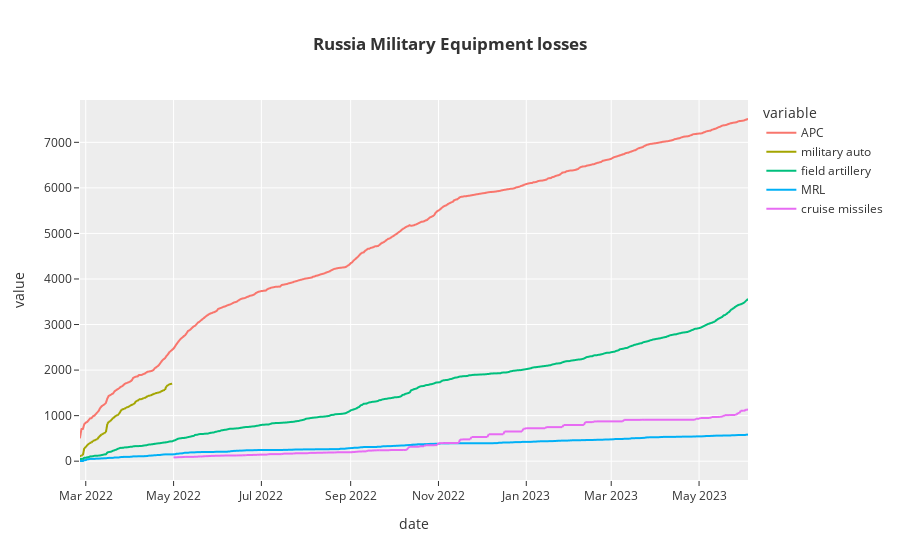
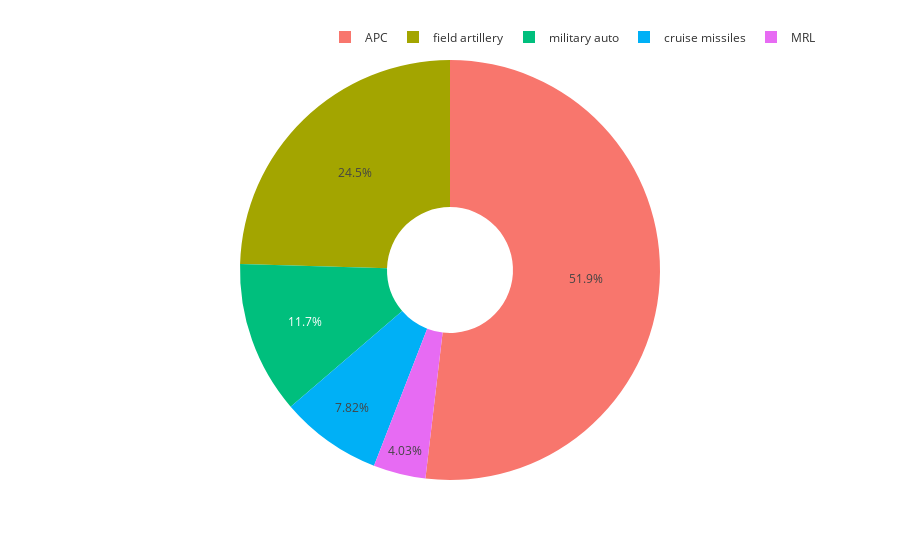

Notebook code cell kept with these figures, in order:
### Code cell
fig=px.line(df2,x='date',y=['APC','military auto','field artillery','MRL','cruise missiles'],template='ggplot2',title='<b>Russia Military Equipment losses')
fig.show()
names=['APC','MRL','military auto','cruise missiles','field artillery']
values=[df2['APC'].max(),df2['MRL'].max(),df2['military auto'].max(),df2['cruise missiles'].max(),df2['field artillery'].max()]
fig=px.pie(names=names,values=values,hole=.3,template='ggplot2')
fig.update_layout(title_x=0.5,legend=dict(orientation='h',yanchor='bottom',y=1.02,xanchor='right',x=1))

### Figure 1 — Plotly figure (JSON) as saved in the notebook; plotly's stock layout.template omitted (floating-point values rounded to 4 significant figures; data arrays with more than 128 entries replaced by an {"elided": "..."} marker saying what was removed)
{"data": [{"hovertemplate": "variable=APC<br>date=%{x}<br>value=%{y}<extra></extra>", "legendgroup": "APC", "line": {"color": "#F8766D", "dash": "solid"}, "marker": {"symbol": "circle"}, "mode": "lines", "name": "APC", "showlegend": true, "type": "scattergl", "x": {"elided": "465 str values"}, "xaxis": "x", "y": {"elided": "465 int values"}, "yaxis": "y"}, {"hovertemplate": "variable=military auto<br>date=%{x}<br>value=%{y}<extra></extra>", "legendgroup": "military auto", "line": {"color": "#A3A500", "dash": "solid"}, "marker": {"symbol": "circle"}, "mode": "lines", "name": "military auto", "showlegend": true, "type": "scattergl", "x": {"elided": "465 str values"}, "xaxis": "x", "y": {"elided": "465 int values"}, "yaxis": "y"}, {"hovertemplate": "variable=field artillery<br>date=%{x}<br>value=%{y}<extra></extra>", "legendgroup": "field artillery", "line": {"color": "#00BF7D", "dash": "solid"}, "marker": {"symbol": "circle"}, "mode": "lines", "name": "field artillery", "showlegend": true, "type": "scattergl", "x": {"elided": "465 str values"}, "xaxis": "x", "y": {"elided": "465 int values"}, "yaxis": "y"}, {"hovertemplate": "variable=MRL<br>date=%{x}<br>value=%{y}<extra></extra>", "legendgroup": "MRL", "line": {"color": "#00B0F6", "dash": "solid"}, "marker": {"symbol": "circle"}, "mode": "lines", "name": "MRL", "showlegend": true, "type": "scattergl", "x": {"elided": "465 str values"}, "xaxis": "x", "y": {"elided": "465 int values"}, "yaxis": "y"}, {"hovertemplate": "variable=cruise missiles<br>date=%{x}<br>value=%{y}<extra></extra>", "legendgroup": "cruise missiles", "line": {"color": "#E76BF3", "dash": "solid"}, "marker": {"symbol": "circle"}, "mode": "lines", "name": "cruise missiles", "showlegend": true, "type": "scattergl", "x": {"elided": "465 str values"}, "xaxis": "x", "y": {"elided": "465 int values"}, "yaxis": "y"}], "layout": {"legend": {"title": {"text": "variable"}, "tracegroupgap": 0}, "title": {"text": "<b>Russia Military Equipment losses"}, "xaxis": {"anchor": "y", "domain": [0, 1], "title": {"text": "date"}}, "yaxis": {"anchor": "x", "domain": [0, 1], "title": {"text": "value"}}}}

### Figure 2 — Plotly figure (JSON) as saved in the notebook; plotly's stock layout.template omitted (floating-point values rounded to 4 significant figures)
{"data": [{"domain": {"x": [0, 1], "y": [0, 1]}, "hole": 0.3, "hovertemplate": "label=%{label}<br>value=%{value}<extra></extra>", "labels": ["APC", "MRL", "military auto", "cruise missiles", "field artillery"], "legendgroup": "", "name": "", "showlegend": true, "type": "pie", "values": [7512, 583, 1701, 1132, 3555]}], "layout": {"legend": {"orientation": "h", "tracegroupgap": 0, "x": 1, "xanchor": "right", "y": 1.02, "yanchor": "bottom"}, "margin": {"t": 60}, "title": {"x": 0.5}}}
